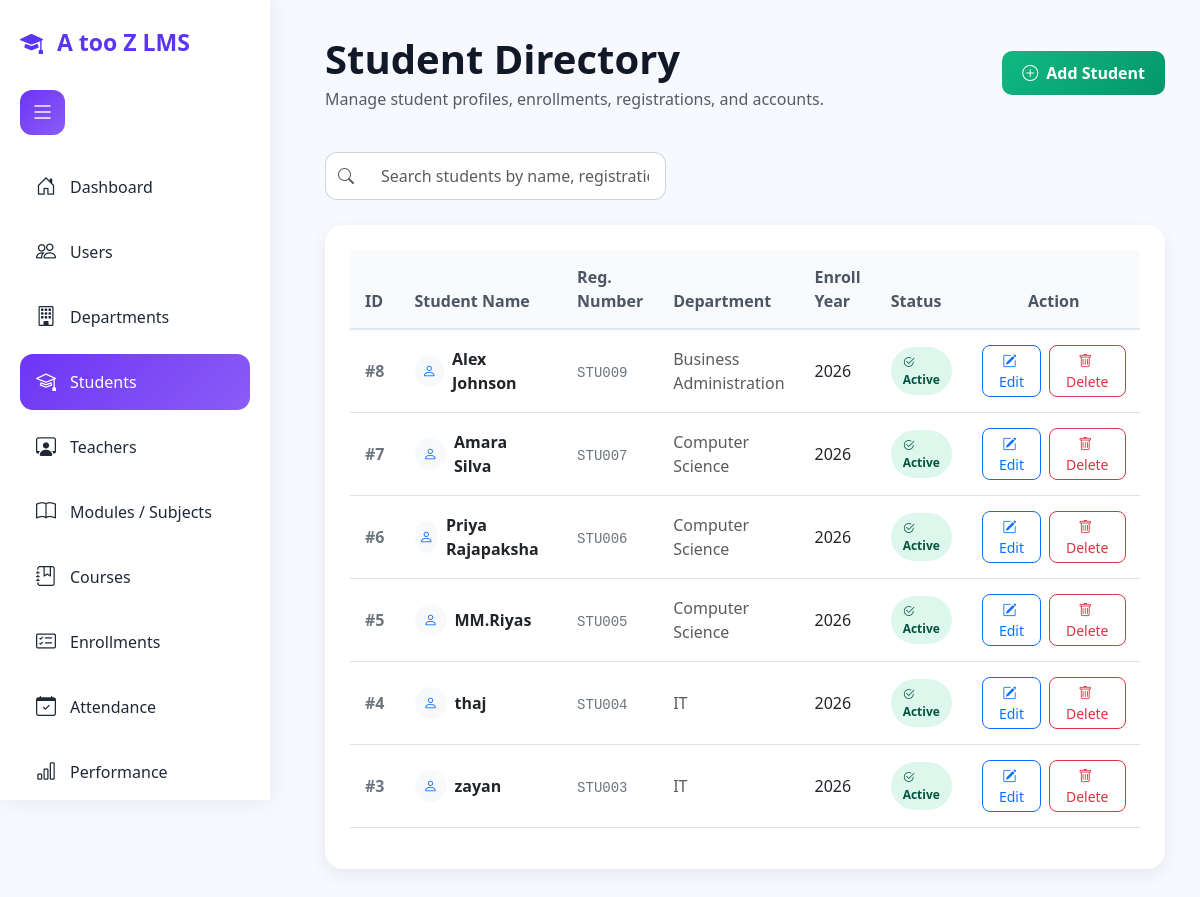
Page /admin/manage_students.php (signed in) on the committed database.
### tables this page shows
CREATE TABLE `student` (
  `StudentID` int(11) NOT NULL,
  `UserID` int(11) NOT NULL,
  `RegistrationNumber` varchar(50) NOT NULL,
  `DepartmentID` int(11) DEFAULT NULL,
  `EnrollmentYear` year(4) DEFAULT NULL,
  `Status` enum('Active','Inactive') DEFAULT 'Active'
);

CREATE TABLE `users` (
  `user_id` int(11) NOT NULL,
  `username` varchar(50) NOT NULL,
  `password` varchar(255) NOT NULL,
  `full_name` varchar(100) NOT NULL,
  `email` varchar(100) DEFAULT NULL,
  `phone` varchar(15) DEFAULT NULL,
  `role` enum('admin','teacher','student') NOT NULL,
  `status` enum('active','inactive') DEFAULT 'active',
  `created_at` timestamp NOT NULL DEFAULT current_timestamp()
);

CREATE TABLE `department` (
  `DepartmentID` int(11) NOT NULL,
  `DepartmentName` varchar(100) NOT NULL,
  `Description` text DEFAULT NULL,
  `CreatedDate` timestamp NOT NULL DEFAULT current_timestamp()
);

### admin/manage_students.php (the view, shortened to what this page needs)
<?php
include("../config/db.php");
$result = $conn->query("
SELECT s.StudentID, s.RegistrationNumber, s.EnrollmentYear, s.Status,
       u.full_name, d.DepartmentName
FROM Student s
JOIN users u ON s.UserID = u.user_id
LEFT JOIN Department d ON s.DepartmentID = d.DepartmentID
ORDER BY s.StudentID DESC
");
?>
<!DOCTYPE html>
<html lang="en">
<head>
<link href="https://cdn.jsdelivr.net/npm/bootstrap@5.3.3/dist/css/bootstrap.min.css" rel="stylesheet">
<link href="https://cdn.jsdelivr.net/npm/bootstrap-icons/font/bootstrap-icons.css" rel="stylesheet">
</head>
<body>
<div class="wrapper">
<aside class="sidebar" id="sidebar">
    <div class="logo">
        <i class="bi bi-mortarboard-fill"></i>
        <span>A too Z LMS</span>
    </div>
    <div class="left-title">
        <button id="menuToggle" class="toggle-btn">
            <i class="bi bi-list"></i>
        </button>
    </div>
    <br>
    <ul class="menu">
        <li><a href="dashboard.php"><i class="bi bi-house-door"></i><span>Dashboard</span></a></li>
        <li><a href="manage_users.php"><i class="bi bi-people"></i><span>Users</span></a></li>
        <li><a href="manage_departments.php"><i class="bi bi-building"></i><span>Departments</span></a></li>
        <li><a href="manage_students.php" class="active"><i class="bi bi-mortarboard"></i><span>Students</span></a></li>
        <li><a href="manage_teachers.php"><i class="bi bi-person-workspace"></i><span>Teachers</span></a></li>
        <li><a href="manage_subjects.php"><i class="bi bi-book"></i><span>Modules / Subjects</span></a></li>
        <li><a href="manage_courses.php"><i class="bi bi-journal-bookmark"></i><span>Courses</span></a></li>
        <li><a href="manage_enrollment.php"><i class="bi bi-card-checklist"></i><span>Enrollments</span></a></li>
        <li><a href="attendance_report.php"><i class="bi bi-calendar-check"></i><span>Attendance</span></a></li>
        <li><a href="performance_report.php"><i class="bi bi-bar-chart"></i><span>Performance</span></a></li>
    </ul>
</aside>
<main class="content" id="content">
    <div class="topbar">
        <div class="left-title">
            <div>
                <h1 class="fw-bold mb-1">Student Directory</h1>
                <p class="text-muted mb-0">Manage student profiles, enrollments, registrations, and accounts.</p>
            </div>
        </div>
        <div>
            <a href="add_student.php" class="btn btn-gradient-success">
                <i class="bi bi-plus-circle me-2"></i>Add Student
            </a>
        </div>
    </div>
    <div class="row align-items-center justify-content-between g-3 mt-1">
        <div class="col-md-5">
            <div class="input-group">
                <span class="input-group-text border-end-0 bg-white" style="border-radius:12px 0 0 12px; border-color:#d1d5db;"><i class="bi bi-search text-muted"></i></span>
                <input type="text" id="searchInput" class="form-control border-start-0 search-box" style="border-radius:0 12px 12px 0;" placeholder="Search students by name, registration ID, department...">
            </div>
        </div>
    </div>
    <div class="section-box">
        <div class="table-responsive">
            <table class="table custom-table table-hover alignment-middle" id="studentTable">
                <thead>
                    <tr>
                        <th style="width: 8%;">ID</th>
                        <th style="width: 25%;">Student Name</th>
                        <th style="width: 18%;">Reg. Number</th>
                        <th style="width: 20%;">Department</th>
                        <th style="width: 12%;">Enroll Year</th>
                        <th style="width: 10%;">Status</th>
                        <th style="width: 15%;" class="text-center">Action</th>
                    </tr>
                </thead>
                <tbody>
                <?php if ($result && $result->num_rows > 0) { ?>
                    <?php while($row = $result->fetch_assoc()) { ?>
                    <tr>
                        <td class="fw-bold text-secondary">#<?= $row['StudentID'] ?></td>
                        <td>
                            <div class="d-flex align-items-center gap-2">
                                <div class="bg-light text-primary rounded-circle d-flex align-items-center justify-content-center" style="width: 32px; height: 32px; font-size: 14px;">
                                    <i class="bi bi-person"></i>
                                </div>
                                <span class="fw-semibold text-dark"><?= htmlspecialchars($row['full_name']) ?></span>
                            </div>
                        </td>
                        <td><code class="text-secondary"><?= htmlspecialchars($row['RegistrationNumber']) ?></code></td>
                        <td><span class="text-muted"><?= htmlspecialchars($row['DepartmentName'] ?? 'N/A') ?></span></td>
                        <td class="text-dark fw-medium"><?= htmlspecialchars($row['EnrollmentYear']) ?></td>
                        <td>
                            <?php if ($row['Status'] == 'Active') { ?>
                                <span class="badge-status badge-active"><i class="bi bi-check2-circle me-1"></i>Active</span>
                            <?php } else { ?>
                                <span class="badge-status badge-inactive"><i class="bi bi-x-circle me-1"></i>Inactive</span>
                            <?php } ?>
                        </td>
                        <td>
                            <div class="d-flex justify-content-center gap-2">
                                <a href="edit_student.php?id=<?= $row['StudentID'] ?>" class="btn btn-outline-primary btn-sm rounded-3 px-3">
                                    <i class="bi bi-pencil-square me-1"></i> Edit
                                </a>
                                <a href="delete_student.php?id=<?= $row['StudentID'] ?>"
                                   class="btn btn-outline-danger btn-sm rounded-3 px-3"
                                   onclick="return confirm('Are you sure you want to delete this student profile?')">
                                    <i class="bi bi-trash me-1"></i> Delete
                                </a>
                            </div>
                        </td>
                    </tr>
                    <?php } ?>
                <?php } else { ?>
                    <tr>
                        <td colspan="7" class="text-center py-4 text-muted">No student profiles discovered in directory inventory.</td>
                    </tr>
                <?php } ?>
                </tbody>
            </table>
        </div>
    </div>
</main>
</div>
</body>
</html>

### admin/manage_students.php (style rules this page uses)
body { margin: 0; font-family: 'Segoe UI', sans-serif; background: #f7f9ff; color: #111827; }
.wrapper { display: flex; width: 100%; min-height: 100vh; }
.sidebar { width: 270px; height: 100vh; background: #fff; padding: 25px 20px; position: fixed; left: 0; top: 0; box-shadow: 0 0 25px rgba(0,0,0,0.08); overflow-y: auto; overflow-x: hidden; transition: all .3s ease; z-index: 1000; }
.logo { font-size: 23px; font-weight: 700; color: #5b35f5; margin-bottom: 30px; white-space: nowrap; }
.logo i { margin-right: 8px; }
.menu { list-style: none; padding: 0; margin: 0; }
.menu li { margin-bottom: 9px; }
.menu a { text-decoration: none; display: flex; align-items: center; gap: 13px; color: #1f2937; padding: 13px 15px; border-radius: 13px; font-weight: 500; white-space: nowrap; }
.menu a i { font-size: 20px; min-width: 22px; text-align: center; }
.menu a:hover, .menu a.active { background: linear-gradient(135deg, #6d35f5, #8b5cf6); color: white; }
.content { margin-left: 290px; padding: 35px; width: calc(100% - 290px); transition: all .3s ease; }
.topbar { display: flex; justify-content: space-between; align-items: center; margin-bottom: 25px; gap: 20px; }
.left-title { display: flex; align-items: center; gap: 15px; }
.toggle-btn { border: none; background: linear-gradient(135deg, #6d35f5, #8b5cf6); color: white; width: 45px; height: 45px; border-radius: 12px; font-size: 24px; cursor: pointer; }
.section-box { background: white; border-radius: 18px; padding: 25px; margin-top: 25px; box-shadow: 0 6px 18px rgba(0,0,0,0.07); }
.search-box { width: 100%; max-width: 380px; border: 1px solid #d1d5db; border-radius: 12px; padding: 11px 16px; background-color: white; transition: all 0.2s; }
.btn-gradient-success { background: linear-gradient(135deg, #10b981, #059669); color: white; font-weight: 600; border: none; border-radius: 10px; padding: 10px 20px; }
.custom-table th { background-color: #f8fafc; color: #4b5563; font-weight: 600; border-bottom: 2px solid #e2e8f0; padding: 15px; }
.custom-table td { padding: 15px; vertical-align: middle; }
.badge-status { padding: 6px 12px; border-radius: 30px; font-size: 12px; font-weight: 600; display: inline-block; }
.badge-active { background-color: #def7ec; color: #03543f; }

### rows in the picture
student: StudentID "8", UserID.full_name "Alex Johnson", RegistrationNumber "STU009", DepartmentID.DepartmentName "Business Administration", EnrollmentYear "2026", Status "Active" (drawn)
student: StudentID "7", UserID.full_name "Amara Silva", RegistrationNumber "STU007", DepartmentID.DepartmentName "Computer Science", EnrollmentYear "2026", Status "Active" (drawn)
student: StudentID "6", UserID.full_name "Priya Rajapaksha", RegistrationNumber "STU006", DepartmentID.DepartmentName "Computer Science", EnrollmentYear "2026", Status "Active" (drawn)
student: StudentID "5", UserID.full_name "MM.Riyas", RegistrationNumber "STU005", DepartmentID.DepartmentName "Computer Science", EnrollmentYear "2026", Status "Active" (drawn)
student: StudentID "4", UserID.full_name "thaj", RegistrationNumber "STU004", DepartmentID.DepartmentName "IT", EnrollmentYear "2026", Status "Active" (drawn)
student: StudentID "3", UserID.full_name "zayan", RegistrationNumber "STU003", DepartmentID.DepartmentName "IT", EnrollmentYear "2026", Status "Active" (drawn)
